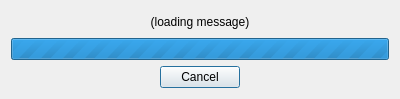
<?xml version="1.0" encoding="UTF-8"?>
<ui version="4.0">
 <class>StartupLoadingDialog</class>
 <widget class="QDialog" name="StartupLoadingDialog">
  <property name="geometry">
   <rect>
    <x>0</x>
    <y>0</y>
    <width>400</width>
    <height>99</height>
   </rect>
  </property>
  <property name="windowTitle">
   <string>Connecting...</string>
  </property>
  <layout class="QVBoxLayout" name="verticalLayout">
   <item>
    <widget class="QLabel" name="label">
     <property name="text">
      <string>(loading message)</string>
     </property>
     <property name="alignment">
      <set>Qt::AlignCenter</set>
     </property>
    </widget>
   </item>
   <item>
    <widget class="QProgressBar" name="progressBar">
     <property name="minimum">
      <number>0</number>
     </property>
     <property name="maximum">
      <number>0</number>
     </property>
     <property name="value">
      <number>0</number>
     </property>
     <property name="textVisible">
      <bool>true</bool>
     </property>
    </widget>
   </item>
   <item>
    <widget class="QDialogButtonBox" name="buttonBox">
     <property name="orientation">
      <enum>Qt::Horizontal</enum>
     </property>
     <property name="standardButtons">
      <set>QDialogButtonBox::Cancel</set>
     </property>
     <property name="centerButtons">
      <bool>true</bool>
     </property>
    </widget>
   </item>
  </layout>
 </widget>
 <resources/>
 <connections>
  <connection>
   <sender>buttonBox</sender>
   <signal>rejected()</signal>
   <receiver>StartupLoadingDialog</receiver>
   <slot>reject()</slot>
   <hints>
    <hint type="sourcelabel">
     <x>205</x>
     <y>72</y>
    </hint>
    <hint type="destinationlabel">
     <x>117</x>
     <y>74</y>
    </hint>
   </hints>
  </connection>
 </connections>
</ui>
